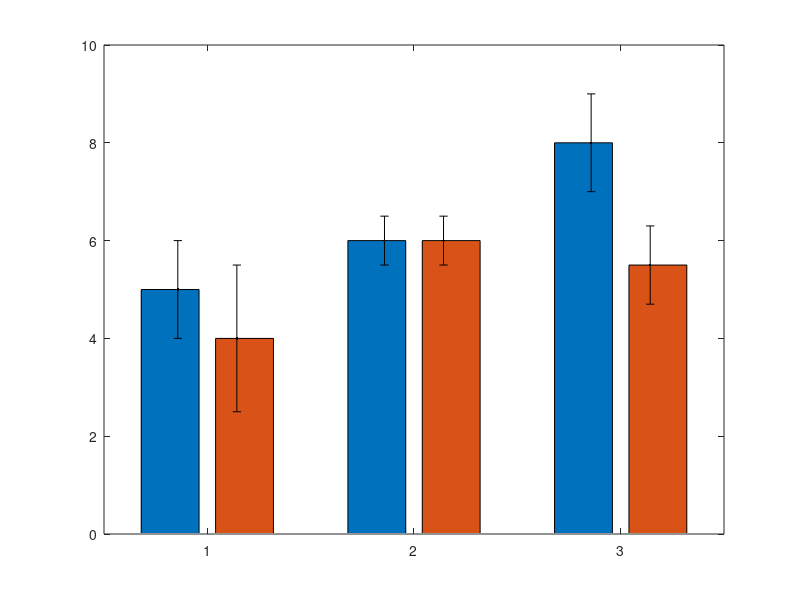

Write the MATLAB code that produced this figure.
data_ave = [5 4; 6 6; 8 5.5];
data_ste = [1 1.5; .5 .5; 1 .8];

figure()
myBar = bar(data_ave);
hold on
% find the width for each bar group
nGroups = size(data_ste,1);
nBars = size(data_ste,2);
groupWidth = min(.8,nBars/(nBars+1.5));
for i = 1:nBars
    x = (1:nGroups) - groupWidth/2 + (2*i-1) * (groupWidth) / (2*nBars);
    errorbar(x, data_ave(:,i), data_ste(:,i),'.k')
end
hold off
